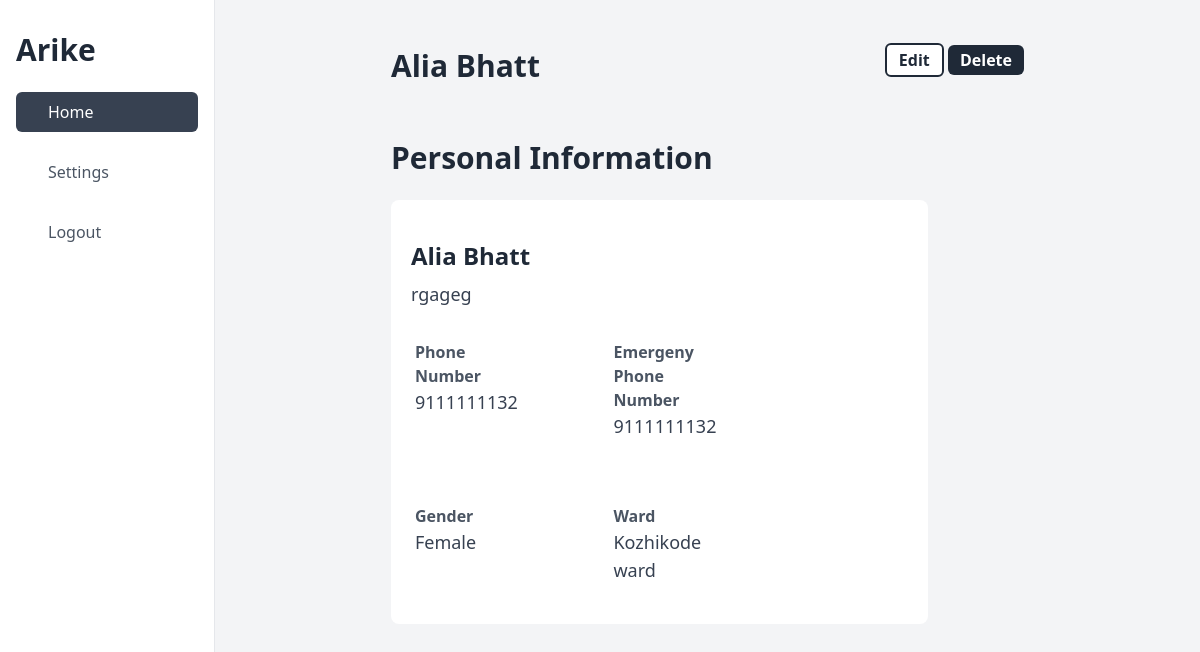
The app's page /detail/patient/2 with its own data.
### apps/models.py (models this page shows, shortened)
class Patient(models.Model):
    full_name = models.CharField(max_length=150)
    date_of_birth = models.DateField()
    address = models.TextField(default="")
    landmark = models.CharField(max_length=100)
    phone = models.CharField(max_length=14, validators=[phone_number_regex])
    gender = models.CharField(max_length=20, choices=GENDER_CHOICES)
    emergency_phone_number = models.CharField(
        max_length=14, validators=[phone_number_regex]
    )
    expired_time = models.DateTimeField(blank=True, null=True)
    ward = models.ForeignKey(Ward, on_delete=models.PROTECT)
    nurse = models.ForeignKey(
        CustomUser, blank=False, on_delete=models.PROTECT, null=True
    )
    created_at = models.DateTimeField(auto_now_add=True)
    updated_at = models.DateTimeField(auto_now=True)
    deleted = models.BooleanField(default=False)

class Ward(models.Model):
    name = models.CharField(max_length=30)
    number = models.CharField(max_length=30)
    lsg = models.ForeignKey(Lsgbody, on_delete=models.PROTECT)
    created_at = models.DateTimeField(auto_now_add=True)
    updated_at = models.DateTimeField(auto_now=True)
    deleted = models.BooleanField(default=False)
    def __str__(self):
        return self.name

### apps/views.py (the view)
# urls.py: path("detail/patient/<pk>", PatientDetailView.as_view()),
class PatientDetailView(DetailView):
    model = Patient
    template_name = "Patient/detail.html"

### templates/Patient/detail.html
{% extends "base_dashboard.html" %}
{% block content %}
    <div class="flex justify-between  my-8">
        <h1 class="text-3xl font-bold text-gray-800">{{ object.full_name }}</h1>
        <div>
            <a class="bg-white text-gray-800 font-bold text-1xl px-3 py-1 rounded-md text-center border-2 border-gray-800" href="/update/patient/{{ object.id }}">Edit</a>
            <a class="bg-gray-800 text-white font-bold text-1xl px-3 py-1 rounded-md text-center" href="/delete/patient/{{ object.id }}">Delete</a>
        </div>
    </div>
    <h1 class="text-3xl font-bold text-gray-800 my-6">Personal Information</h1>
    <div class="bg-white pr-32 pl-3 py-2 rounded-lg mr-24">
        <h1 class="text-2xl font-bold text-gray-800 mt-6 p-2">{{ object.full_name }}</h1>
        <p class="text-gray-700 font-regular text-lg px-2">{{ object.address }}</p>
        <div class="grid grid-cols-2 ">
            <div class="bg-white pr-32 pl-3 py-2 rounded-lg mr-24 my-6">
                <p class="text-gray-600 font-bold text-md">Phone Number </p>
                <p class="text-gray-700 font-regular text-lg">{{ object.phone }}</p>
            </div>
            <div class="bg-white pr-32 pl-3 py-2 rounded-lg mr-24 my-6">
                <p class="text-gray-600 font-bold text-md">Emergeny Phone Number </p>
                <p class="text-gray-700 font-regular text-lg">{{ object.emergency_phone_number }}</p>
            </div>
            <div class="bg-white pr-32 pl-3 py-2 rounded-lg mr-24 my-6">
                <p class="text-gray-600 font-bold text-md">Gender</p>
                <p class="text-gray-700 font-regular text-lg">{{ object.gender }}</p>
            </div>
            <div class="bg-white pr-32 pl-3 py-2 rounded-lg mr-24 my-6">
                <p class="text-gray-600 font-bold text-md">Ward</p>
                <p class="text-gray-700 font-regular text-lg">{{ object.ward }}</p>
            </div>
        </div>
    </div>
{% endblock content %}

### records on screen
Patient: full_name "Alia Bhatt", address "rgageg", phone "9111111132", emergency_phone_number "9111111132", gender "Female", ward "Kozhikode ward"
